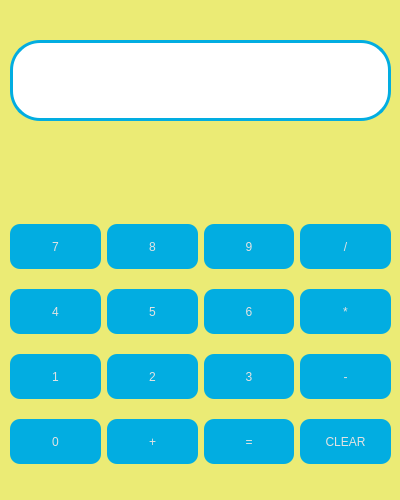
<?xml version="1.0" encoding="UTF-8"?>
<ui version="4.0">
 <class>MainWindow</class>
 <widget class="QMainWindow" name="MainWindow">
  <property name="geometry">
   <rect>
    <x>0</x>
    <y>0</y>
    <width>400</width>
    <height>500</height>
   </rect>
  </property>
  <property name="minimumSize">
   <size>
    <width>400</width>
    <height>500</height>
   </size>
  </property>
  <property name="maximumSize">
   <size>
    <width>400</width>
    <height>500</height>
   </size>
  </property>
  <property name="windowTitle">
   <string>MainWindow</string>
  </property>
  <property name="styleSheet">
   <string notr="true">background-color: rgb(235, 235, 117);
</string>
  </property>
  <widget class="QWidget" name="centralwidget">
   <widget class="QWidget" name="gridLayoutWidget">
    <property name="geometry">
     <rect>
      <x>10</x>
      <y>210</y>
      <width>381</width>
      <height>271</height>
     </rect>
    </property>
    <layout class="QGridLayout" name="gridLayout">
     <item row="1" column="2">
      <widget class="QPushButton" name="pushButton_4">
       <property name="minimumSize">
        <size>
         <width>0</width>
         <height>45</height>
        </size>
       </property>
       <property name="styleSheet">
        <string notr="true">QPushButton{
border:0px solid rgb(12, 40, 71);
	background-color: rgb(2, 173, 225);
border-radius:10px;
	color: rgb(227, 227, 227);
	font: 16pt &quot;MS Shell Dlg 2&quot;;
}
QPushButton:hover{
border:3px solid white;

}
QPushButton:pressed{
background-color: rgb(229, 76, 229);
}
</string>
       </property>
       <property name="text">
        <string>6</string>
       </property>
       <property name="flat">
        <bool>false</bool>
       </property>
      </widget>
     </item>
     <item row="1" column="0">
      <widget class="QPushButton" name="pushButton_8">
       <property name="minimumSize">
        <size>
         <width>0</width>
         <height>45</height>
        </size>
       </property>
       <property name="styleSheet">
        <string notr="true">QPushButton{
border:0px solid rgb(12, 40, 71);
	background-color: rgb(2, 173, 225);
border-radius:10px;
	color: rgb(227, 227, 227);
	font: 16pt &quot;MS Shell Dlg 2&quot;;
}
QPushButton:hover{
border:3px solid white;

}
QPushButton:pressed{
background-color: rgb(229, 76, 229);
}
</string>
       </property>
       <property name="text">
        <string>4</string>
       </property>
       <property name="flat">
        <bool>false</bool>
       </property>
      </widget>
     </item>
     <item row="1" column="1">
      <widget class="QPushButton" name="pushButton_9">
       <property name="minimumSize">
        <size>
         <width>0</width>
         <height>45</height>
        </size>
       </property>
       <property name="styleSheet">
        <string notr="true">QPushButton{
border:0px solid rgb(12, 40, 71);
	background-color: rgb(2, 173, 225);
border-radius:10px;
	color: rgb(227, 227, 227);
	font: 16pt &quot;MS Shell Dlg 2&quot;;
}
QPushButton:hover{
border:3px solid white;

}
QPushButton:pressed{
background-color: rgb(229, 76, 229);
}
</string>
       </property>
       <property name="text">
        <string>5</string>
       </property>
       <property name="flat">
        <bool>false</bool>
       </property>
      </widget>
     </item>
     <item row="0" column="1">
      <widget class="QPushButton" name="pushButton_10">
       <property name="minimumSize">
        <size>
         <width>0</width>
         <height>45</height>
        </size>
       </property>
       <property name="styleSheet">
        <string notr="true">QPushButton{
border:0px solid rgb(12, 40, 71);
	background-color: rgb(2, 173, 225);
border-radius:10px;
	color: rgb(227, 227, 227);
	font: 16pt &quot;MS Shell Dlg 2&quot;;
}
QPushButton:hover{
border:3px solid white;

}
QPushButton:pressed{
background-color: rgb(229, 76, 229);
}
</string>
       </property>
       <property name="text">
        <string>8</string>
       </property>
       <property name="flat">
        <bool>false</bool>
       </property>
      </widget>
     </item>
     <item row="3" column="0">
      <widget class="QPushButton" name="pushButton_3">
       <property name="minimumSize">
        <size>
         <width>0</width>
         <height>45</height>
        </size>
       </property>
       <property name="styleSheet">
        <string notr="true">QPushButton{
border:0px solid rgb(12, 40, 71);
	background-color: rgb(2, 173, 225);
border-radius:10px;
	color: rgb(227, 227, 227);
	font: 16pt &quot;MS Shell Dlg 2&quot;;
}
QPushButton:hover{
border:3px solid white;

}
QPushButton:pressed{
background-color: rgb(229, 76, 229);
}
</string>
       </property>
       <property name="text">
        <string>0</string>
       </property>
       <property name="flat">
        <bool>false</bool>
       </property>
      </widget>
     </item>
     <item row="2" column="2">
      <widget class="QPushButton" name="pushButton_6">
       <property name="minimumSize">
        <size>
         <width>0</width>
         <height>45</height>
        </size>
       </property>
       <property name="styleSheet">
        <string notr="true">QPushButton{
border:0px solid rgb(12, 40, 71);
	background-color: rgb(2, 173, 225);
border-radius:10px;
	color: rgb(227, 227, 227);
	font: 16pt &quot;MS Shell Dlg 2&quot;;
}
QPushButton:hover{
border:3px solid white;

}
QPushButton:pressed{
background-color: rgb(229, 76, 229);
}
</string>
       </property>
       <property name="text">
        <string>3</string>
       </property>
       <property name="flat">
        <bool>false</bool>
       </property>
      </widget>
     </item>
     <item row="2" column="3">
      <widget class="QPushButton" name="pushButton_11">
       <property name="minimumSize">
        <size>
         <width>0</width>
         <height>45</height>
        </size>
       </property>
       <property name="styleSheet">
        <string notr="true">QPushButton{
border:0px solid rgb(12, 40, 71);
	background-color: rgb(2, 173, 225);
border-radius:10px;
	color: rgb(227, 227, 227);
	font: 16pt &quot;MS Shell Dlg 2&quot;;
}
QPushButton:hover{
border:3px solid white;

}
QPushButton:pressed{
background-color: rgb(229, 76, 229);
}
</string>
       </property>
       <property name="text">
        <string>-</string>
       </property>
       <property name="flat">
        <bool>false</bool>
       </property>
      </widget>
     </item>
     <item row="3" column="3">
      <widget class="QPushButton" name="pushButton_12">
       <property name="minimumSize">
        <size>
         <width>0</width>
         <height>45</height>
        </size>
       </property>
       <property name="styleSheet">
        <string notr="true">QPushButton{
border:0px solid rgb(12, 40, 71);
	background-color: rgb(2, 173, 225);
border-radius:10px;
	color: rgb(227, 227, 227);
	font: 16pt &quot;MS Shell Dlg 2&quot;;
}
QPushButton:hover{
border:3px solid white;

}
QPushButton:pressed{
background-color: rgb(229, 76, 229);
}
</string>
       </property>
       <property name="text">
        <string>CLEAR</string>
       </property>
       <property name="flat">
        <bool>false</bool>
       </property>
      </widget>
     </item>
     <item row="2" column="1">
      <widget class="QPushButton" name="pushButton_13">
       <property name="minimumSize">
        <size>
         <width>0</width>
         <height>45</height>
        </size>
       </property>
       <property name="styleSheet">
        <string notr="true">QPushButton{
border:0px solid rgb(12, 40, 71);
	background-color: rgb(2, 173, 225);
border-radius:10px;
	color: rgb(227, 227, 227);
	font: 16pt &quot;MS Shell Dlg 2&quot;;
}
QPushButton:hover{
border:3px solid white;

}
QPushButton:pressed{
background-color: rgb(229, 76, 229);
}
</string>
       </property>
       <property name="text">
        <string>2</string>
       </property>
       <property name="flat">
        <bool>false</bool>
       </property>
      </widget>
     </item>
     <item row="3" column="2">
      <widget class="QPushButton" name="pushButton_5">
       <property name="minimumSize">
        <size>
         <width>0</width>
         <height>45</height>
        </size>
       </property>
       <property name="styleSheet">
        <string notr="true">QPushButton{
border:0px solid rgb(12, 40, 71);
	background-color: rgb(2, 173, 225);
border-radius:10px;
	color: rgb(227, 227, 227);
	font: 16pt &quot;MS Shell Dlg 2&quot;;
}
QPushButton:hover{
border:3px solid white;

}
QPushButton:pressed{
background-color: rgb(229, 76, 229);
}
</string>
       </property>
       <property name="text">
        <string>=</string>
       </property>
       <property name="flat">
        <bool>false</bool>
       </property>
      </widget>
     </item>
     <item row="1" column="3">
      <widget class="QPushButton" name="pushButton_14">
       <property name="minimumSize">
        <size>
         <width>0</width>
         <height>45</height>
        </size>
       </property>
       <property name="styleSheet">
        <string notr="true">QPushButton{
border:0px solid rgb(12, 40, 71);
	background-color: rgb(2, 173, 225);
border-radius:10px;
	color: rgb(227, 227, 227);
	font: 16pt &quot;MS Shell Dlg 2&quot;;
}
QPushButton:hover{
border:3px solid white;

}
QPushButton:pressed{
background-color: rgb(229, 76, 229);
}
</string>
       </property>
       <property name="text">
        <string>*</string>
       </property>
       <property name="flat">
        <bool>false</bool>
       </property>
      </widget>
     </item>
     <item row="2" column="0">
      <widget class="QPushButton" name="pushButton_18">
       <property name="minimumSize">
        <size>
         <width>0</width>
         <height>45</height>
        </size>
       </property>
       <property name="styleSheet">
        <string notr="true">QPushButton{
border:0px solid rgb(12, 40, 71);
	background-color: rgb(2, 173, 225);
border-radius:10px;
	color: rgb(227, 227, 227);
	font: 16pt &quot;MS Shell Dlg 2&quot;;
}
QPushButton:hover{
border:3px solid white;

}
QPushButton:pressed{
background-color: rgb(229, 76, 229);
}
</string>
       </property>
       <property name="text">
        <string>1</string>
       </property>
       <property name="flat">
        <bool>false</bool>
       </property>
      </widget>
     </item>
     <item row="0" column="0">
      <widget class="QPushButton" name="pushButton_17">
       <property name="minimumSize">
        <size>
         <width>0</width>
         <height>45</height>
        </size>
       </property>
       <property name="styleSheet">
        <string notr="true">QPushButton{
border:0px solid rgb(12, 40, 71);
	background-color: rgb(2, 173, 225);
border-radius:10px;
	color: rgb(227, 227, 227);
	font: 16pt &quot;MS Shell Dlg 2&quot;;
}
QPushButton:hover{
border:3px solid white;

}
QPushButton:pressed{
background-color: rgb(229, 76, 229);
}
</string>
       </property>
       <property name="text">
        <string>7</string>
       </property>
       <property name="flat">
        <bool>false</bool>
       </property>
      </widget>
     </item>
     <item row="0" column="2">
      <widget class="QPushButton" name="pushButton_16">
       <property name="minimumSize">
        <size>
         <width>0</width>
         <height>45</height>
        </size>
       </property>
       <property name="styleSheet">
        <string notr="true">QPushButton{
border:0px solid rgb(12, 40, 71);
	background-color: rgb(2, 173, 225);
border-radius:10px;
	color: rgb(227, 227, 227);
	font: 16pt &quot;MS Shell Dlg 2&quot;;
}
QPushButton:hover{
border:3px solid white;

}
QPushButton:pressed{
background-color: rgb(229, 76, 229);
}
</string>
       </property>
       <property name="text">
        <string>9</string>
       </property>
       <property name="flat">
        <bool>false</bool>
       </property>
      </widget>
     </item>
     <item row="0" column="3">
      <widget class="QPushButton" name="pushButton_15">
       <property name="minimumSize">
        <size>
         <width>0</width>
         <height>45</height>
        </size>
       </property>
       <property name="styleSheet">
        <string notr="true">QPushButton{
border:0px solid rgb(12, 40, 71);
	background-color: rgb(2, 173, 225);
border-radius:10px;
	color: rgb(227, 227, 227);
	font: 16pt &quot;MS Shell Dlg 2&quot;;
}
QPushButton:hover{
border:3px solid white;

}
QPushButton:pressed{
background-color: rgb(229, 76, 229);
}
</string>
       </property>
       <property name="text">
        <string>/</string>
       </property>
       <property name="flat">
        <bool>false</bool>
       </property>
      </widget>
     </item>
     <item row="3" column="1">
      <widget class="QPushButton" name="pushButton_7">
       <property name="minimumSize">
        <size>
         <width>0</width>
         <height>45</height>
        </size>
       </property>
       <property name="styleSheet">
        <string notr="true">QPushButton{
border:0px solid rgb(12, 40, 71);
	background-color: rgb(2, 173, 225);
border-radius:10px;
	color: rgb(227, 227, 227);
	font: 16pt &quot;MS Shell Dlg 2&quot;;
}
QPushButton:hover{
border:3px solid white;

}
QPushButton:pressed{
background-color: rgb(229, 76, 229);
}
</string>
       </property>
       <property name="text">
        <string>+</string>
       </property>
       <property name="flat">
        <bool>false</bool>
       </property>
      </widget>
     </item>
    </layout>
   </widget>
   <widget class="QLineEdit" name="lineEdit">
    <property name="geometry">
     <rect>
      <x>10</x>
      <y>40</y>
      <width>381</width>
      <height>81</height>
     </rect>
    </property>
    <property name="styleSheet">
     <string notr="true">font: 30px &quot;MS Shell Dlg 2&quot;;
background-color: rgb(255, 255, 255);
border-radius:30px;
border:3px solid rgb(2, 173, 225);

</string>
    </property>
    <property name="text">
     <string/>
    </property>
   </widget>
  </widget>
 </widget>
 <resources/>
 <connections/>
</ui>
